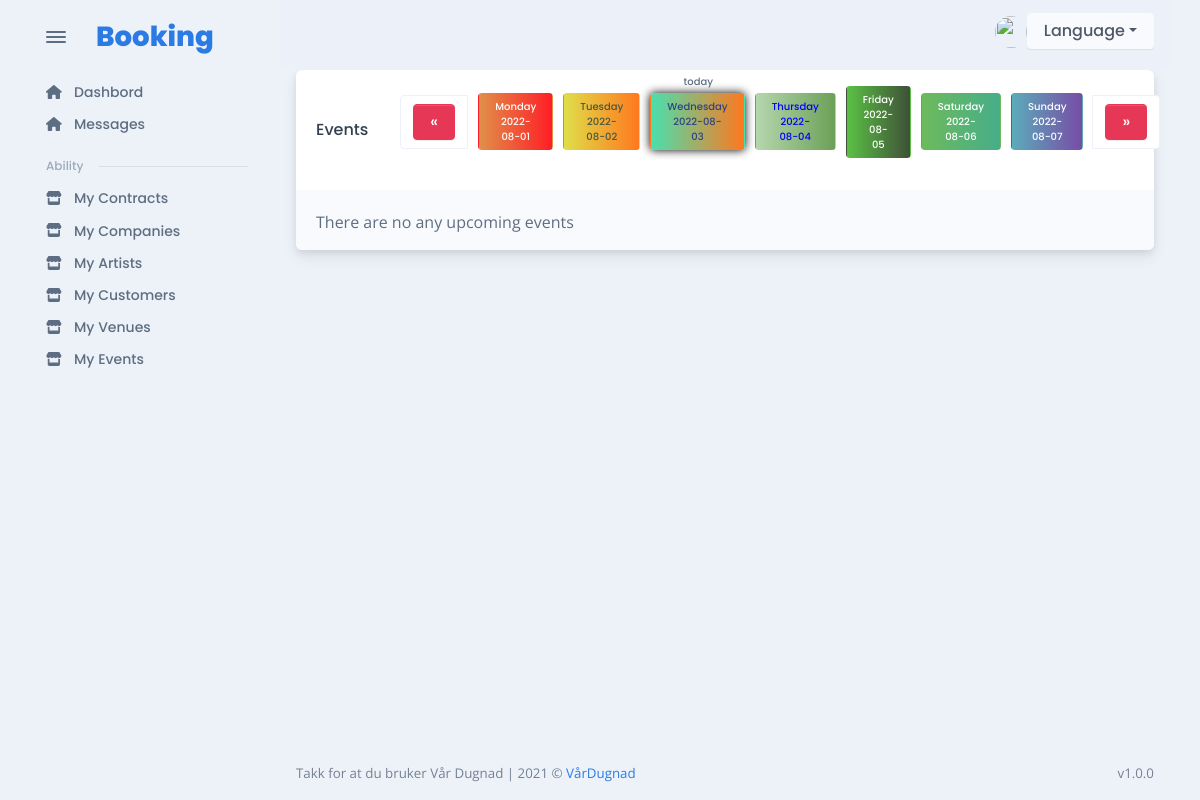
/en/event/list/0/ (signed in), run on an earlier commit of the app's database.
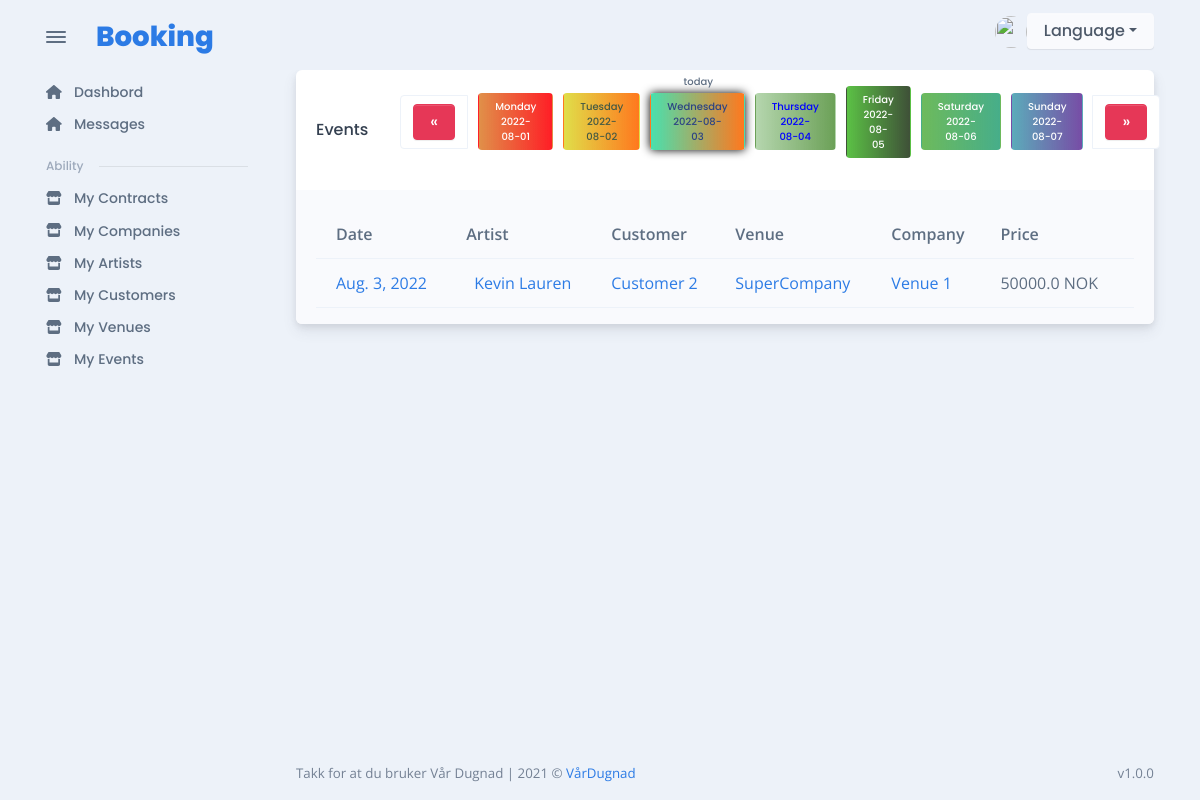
And on a later commit of the database.
### contract/models.py (models this page shows, shortened)
class ContractEventTeam(models.Model):
    contract = models.ForeignKey(
        Contract, verbose_name=("Event"), on_delete=models.CASCADE
    )
    user = models.ForeignKey(
        User, verbose_name=("Event User"), on_delete=models.CASCADE
    )
    role = models.CharField("role", max_length=255)
    class Meta:
        unique_together = (
            "contract",
            "user",
        )

class Contract(models.Model):
    artist = models.ForeignKey(
        Artist, verbose_name=("Contract artist"), on_delete=models.CASCADE, null=True
    )
    customer = models.ForeignKey(
        Customer, verbose_name=("Customer"), on_delete=models.CASCADE, null=True
    )
    company = models.ForeignKey(
        Company, verbose_name=("Company"), on_delete=models.CASCADE, null=True
    )
    venue = models.ForeignKey(
        Venue, verbose_name=("Venue"), on_delete=models.CASCADE, null=True
    )
    price = models.FloatField(("Price"), max_length=255)
    payment_methods = models.TextField(("Payment Methods"), null=True)
    date = models.DateField("Date", null=True)
    comment = models.TextField(("Comment"), blank=True, null=True)
    visible = models.BooleanField(("Visible"), default=True, null=True)
    signed = models.BooleanField(("Signed"), default=False, null=True)
    ADITIONAL_STAFF_CHOICES = (
        ("Reise", "Reise"),
        ("Hotell", "Hotell"),
        ("Tono", "Tono"),
        ("Interntransport", "Interntransport"),
        ("Middag", "Middag"),
        ("Lunsj", "Lunsj"),
        ("Teknikk", "Teknikk"),
    )
    aditional_staff = MultiSelectField(choices=ADITIONAL_STAFF_CHOICES, null=True)
    contract = RichTextField("Artist Contract", null=True, blank=True)
    contract_pdf_url = models.CharField(
        ("Contract PDF"), max_length=150, null=True, blank=True
    )
    class Meta:
        unique_together = ("artist", "customer", "date")

### artist/models.py (models this page shows, shortened)
class Artist(models.Model):
    name = models.CharField("name", max_length=255, unique=True)
    technical_raider = RichTextField("technical raider")
    hospitality_raider = RichTextField("technical raider")
    active = models.BooleanField(default=True)

### customer/models.py (models this page shows, shortened)
class Customer(models.Model):
    organization_number = models.CharField(
        "Organization number", max_length=255, unique=True
    )
    name = models.CharField("Name", max_length=255, unique=True)
    address = models.CharField("Address", max_length=255)
    zip_code = models.CharField("Zip Code", max_length=255)
    city = models.CharField("City", max_length=255)
    active = models.BooleanField(default=True)

### company/models.py (models this page shows, shortened)
class Company(models.Model):
    organization_number = models.CharField(("Organozation Number"), max_length=150)
    name = models.CharField(("Name"), max_length=150)
    address = models.CharField(("Address"), max_length=150)
    zip_code = models.CharField(("Zip Code"), max_length=50)
    city = models.CharField(("City"), max_length=50)
    terms = RichTextField("Terms", null=True)
    icon = models.FileField(("icon"), upload_to="category_image", null=True)
    active = models.BooleanField(("Active"), default=True)

### venue/models.py (models this page shows, shortened)
class Venue(models.Model):
    name = models.CharField("Name", max_length=255)
    address = models.CharField("Address", max_length=255)
    zip_code = models.CharField("Zip Code", max_length=255)
    city = models.CharField("City", max_length=255)
    phone = models.CharField("Phone", max_length=255)
    email = models.EmailField("Email", max_length=255)
    capacity = models.CharField("Capacity", max_length=255)
    opening = models.TimeField(("Opening Time"), auto_now=False, auto_now_add=False)
    closing = models.TimeField(("Closing Time"), auto_now=False, auto_now_add=False)
    age_limit = models.IntegerField(("Age Limit"))
    comment = models.TextField(("Comment"), blank=True)
    equipment = models.TextField(("Equipment"), blank=True)
    POWER_CHOICES = (
        ("32 Amp Blå", "32 Amp Blå"),
        ("32 Amp rød", "32 Amp rød"),
        ("63 Amp Blå", "63 Amp Blå"),
        ("63 Amp rød", "63 Amp rød"),
    )
    power = MultiSelectField(choices=POWER_CHOICES)
    active = models.BooleanField(default=True)

### event/views.py (the view)
# urls.py: path("list/<date>/", get_my_events, name="get_all_events"),
@login_required(login_url="login")
def get_my_events(request, date):
    if date == "0":
        event_date = str(datetime.today().date())
    else:
        event_date = date
    context = {
        "event_team": handle_event.get_event_contracts_for_user(
            request.user, event_date
        ),
        "has_perm": request.user.is_staff,
        "today_date": event_date,
        "today_today": str(datetime.today().date()),
        "week_days_list": user_artists.get_week_days_list(
            datetime.strptime(event_date, "%Y-%m-%d").date(),
            artist_constants.week_names_count[
                datetime.strptime(event_date, "%Y-%m-%d").date().strftime("%A")
            ],
        ),
        "upcoming_contracts": handle_event.get_upcoming_events(
            request.user, event_date
        ),
    }
    print(handle_event.get_upcoming_events(request.user, event_date))
    return render(request, "event/my_events_list.html", context)

### artist/services/user_artists.py (called while the page is built)
def get_week_days_list(today, n):
    arr = []
    for i in range(n - 1, -1, -1):
        arr.append(str(today + timedelta(days=-abs(i))))
    for i in range(1, 7 - n + 1, 1):
        arr.append(str(today + timedelta(days=i)))
    return arr

### artist/templatetags/artist_tags.py (called while the page is built)
@register.filter
def has_access_to_artist(user):
    return ArtistAccess.objects.filter(access=user)

@register.filter
def get_date_with_time_delta(date_today, timedelta_count):
    date_today_datetime = datetime.strptime(date_today, "%Y-%m-%d").date()
    return str(date_today_datetime + timedelta(days=timedelta_count))

@register.filter
def get_day_name(date_today):
    date_today_datetime = datetime.strptime(date_today, "%Y-%m-%d").date()
    return date_today_datetime.strftime("%A")

@register.filter
def get_name_hidden_block_contract(contract_id):
    return f"contract_id_hidden_block_{contract_id}"

### customer/templatetags/customer_tags.py (called while the page is built)
@register.filter
def has_access_to_customer(user):
    return CustomerAccess.objects.filter(access=user)

@register.filter
def user_hass_access_to_contract(user):
    if user.is_authenticated:
        return ContractEventTeam.objects.filter(user=user)

### event/templatetags/event_tags.py (called while the page is built)
@register.filter
def has_access_to_event(user):
    return EventTeam.objects.filter(user = user)

### templates/event/my_events_list.html (shortened to what the changed rows need)
{% extends 'base/auth_base.html' %}
{% load static %}
{% load widget_tweaks %}
{% load artist_tags %}
{% block link %}
    <link rel="stylesheet" href="{% static  'css/artist_events.css' %}">
{% endblock link %}
{% block content %}
<div class="card">
  <div class="card-header">
    <div class="row flex-between-center">
      <div class="col-4 col-sm-auto d-flex align-items-center pe-0" style="display: flex; justify-content:space-between; width: 100%">
        <ul class="align-items-center" type="none" style="display: flex; gap:10px; justify-content:space-between;">
          <li class="page-item "><a class="page-link " href="{% url 'get_all_events'  today_date|get_date_with_time_delta:-7%}" aria-label="Previous"></a></li>
          {% for elem in week_days_list %}
              {% if elem == today_today %}
                  {% if elem == today_date %}
                      <li style="font-size: 10px;  box-shadow: 0 0 10px black;" class="btn today_date" id="{{elem|get_day_name}}">
                          <a  href="{% url 'get_all_events'  elem %}">
                              <div class="day_name">
                                  {{elem|get_day_name}}
                              </div>
                              <div class="date_date">
                                  {{ elem }}
                              </div>
                          </a>
                      </li>
                  {% endif %}
              {% else %}
                  {% if elem == today_date %}
                      <li style="font-size: 10px; box-shadow: 0 0 10px black;" class="btn" id="{{elem|get_day_name}}">
                          <a  href="{% url 'get_all_events'  elem %}">
                              <div class="day_name">
                                  {{elem|get_day_name}}
                              </div>
                              <div class="date_date">
                                  {{ elem }}
                              </div>
                          </a>
                      </li>
                  {% else %}
                      <li style="font-size: 10px;" class="btn " id="{{elem|get_day_name}}">
                          <a  href="{% url 'get_all_events' elem %}">
                              <div class="day_name">
                                  {{elem|get_day_name}}
                              </div>
                              <div class="date_date">
                                  {{ elem }}
                              </div>
                          </a>
                      </li>
                  {% endif %}
              {% endif %}
          {% endfor %}
          <li class="page-item "><a class="page-link " href="{% url 'get_all_events' today_date|get_date_with_time_delta:7%}" aria-label="Previous"></a></li>
      </ul>
      </div>
    </div>
  </div>
  <div class="card-body bg-light pb-0">
    <div class="table-responsive scrollbar">
      {% if event_team|length or upcoming_contracts%}
      {% if  event_team|length %}
        <table class="table table-hover table-striped overflow-hidden contract_table_list">
          <thead>
            <tr>
            <th scope="col">Date</th>
            <th scope="col">Artist</th>
            <th scope="col">Customer</th>
            <th scope="col">Venue</th>
            <th scope="col">Company</th>
            <th score="col">Price</th>
            </tr>
        </thead>
          <tbody>
            {% for team in event_team %}
                <tr class="align-middle table_contract_main_row" id="{{team.contract.id|get_name_hidden_block_contract}}">
                  <td><a href="{% url 'get_event_details' team.contract.id -1 %}">{{team.contract.date}}</a></td>
                  <td class="text-nowrap">
                      <div class="d-flex align-items-center">
                      <div class="ms-2"><a href="{% url 'artist_details' team.contract.artist.id %}">{{team.contract.artist.name}}</a></div>
                      </div>
                  </td>
                  <td><div class="block">
                      <a href="{% url 'customer_details' team.contract.customer.id %}">{{team.contract.customer.name}}</a>
                  </div></td>
                  <td><div class="block">
                      <a href="{% url 'get_company_details' team.contract.company.id %}">{{team.contract.company.name}}</a>
                  </div></td>
                  <td><div class="block">
                      <a href="{% url 'get_venue_details' team.contract.venue.id %}">{{team.contract.venue.name}}</a>
                  </div></td>
                  <td>{{team.contract.price}} <span>NOK</span></td>
              </tr>
            {% endfor %}
          </tbody>
        </table>
        {% endif %}
      {% else %}
        <p>There are no any upcoming events</p>
      {% endif %}
    </div>
  </div>
  </div>
{% endblock %}

What changed in the data, as far as the page shows it:
added ContractEventTeam: contract "Aug. 3, 2022", contract.artist.name "Kevin Lauren", contract.customer.name "Customer 2", contract.company.name "SuperCompany", contract.venue.name "Venue 1", contract.price "50000.0"
Also different on the page:
text no longer shown: "There are no any upcoming events"
text now shown: "Date Artist Customer Venue Company Price"
